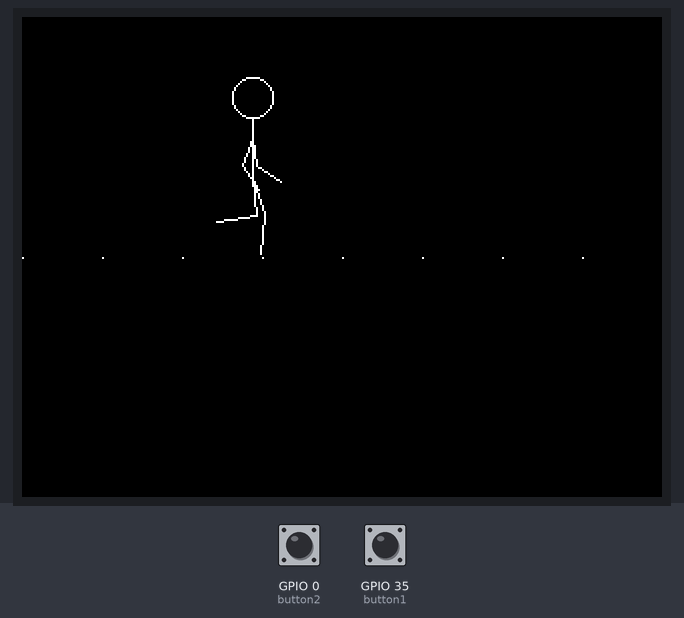
The sketch below on a simulated ESP32. Shown: 320×240 colour display. The inputs (shaded band) are chosen by the test bench; at power-on: GPIO 0 (button2) HIGH, GPIO 35 (button1) HIGH.

Above: at 1.46 s.
1.5 s: GPIO 0 (button2) pulled LOW for 0.15 s
At 1.58 s:
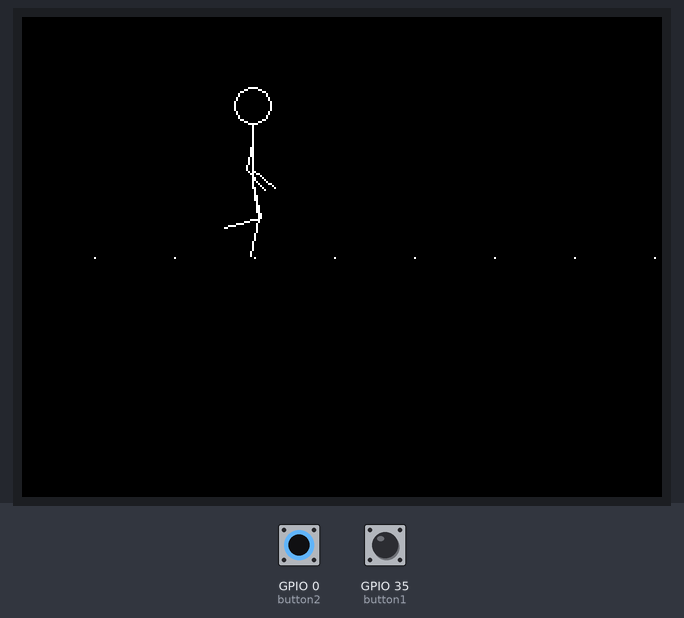
3.4 s: GPIO 35 (button1) pulled LOW for 0.15 s
At 3.5 s:
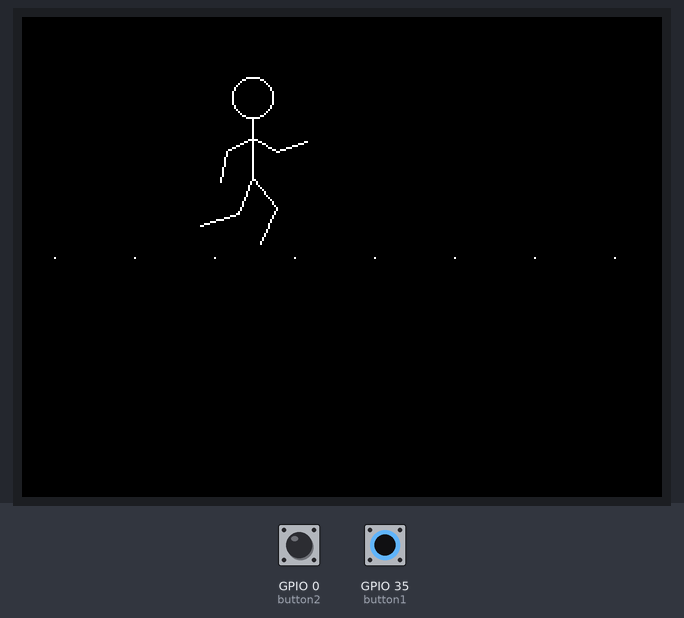
5.0 s: GPIO 0 (button2) pulled LOW for 1 s
At 5.03 s:
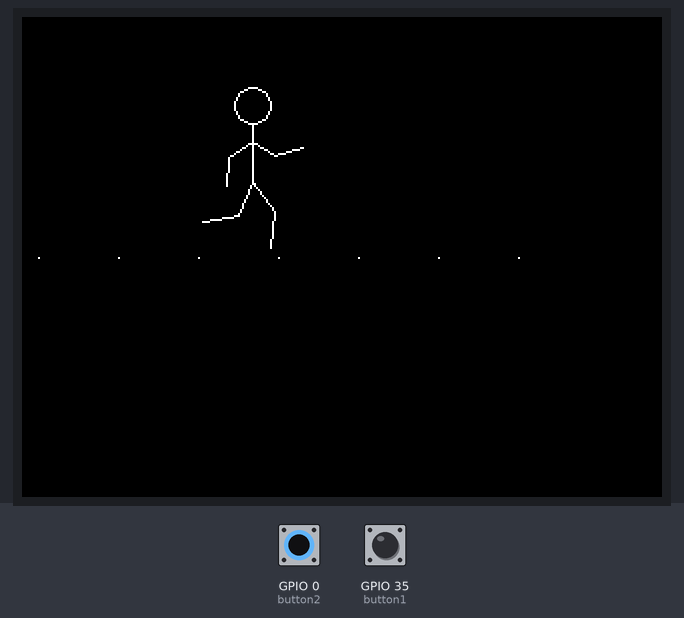
7.5 s: GPIO 35 (button1) pulled LOW for 1 s
At 7.7 s:
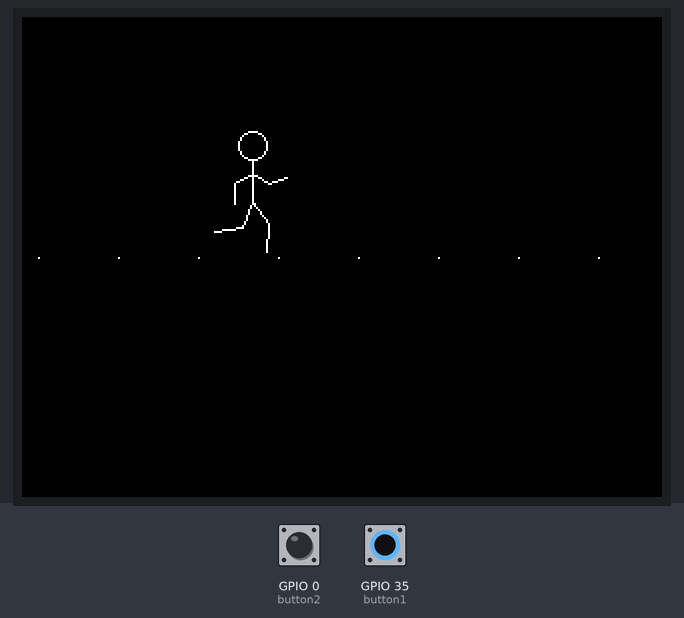

The sketch:

stickman.ino
```cpp
// missile command game

#include <TFT_eSPI.h> // Hardware-specific library
#include <SPI.h>

TFT_eSPI tft = TFT_eSPI();       // Invoke custom library

#define BLACK 0x0000
#define BLUE 0x001F
#define RED 0xF800
#define MAGENTA 0xF81F
#define GREEN 0x07E0
#define CYAN 0x07FF
#define YELLOW 0xFFE0
#define WHITE 0xFFFF

int color;

int button1 = 35;
int button2 = 0;

#define SCREENHEIGHT 120
#define SCREENWIDTH 230

typedef struct Vec2 {
  float x;
  float y;
} vec2;

Vec2 vecadd( vec2 p1, Vec2 p2) {
  Vec2 result;
  result.x = p1.x + p2.x;
  result.y = p1.y + p2.y;
  return result;
}

int speed;
int size  = 20;
float dustx,count;

Vec2 center,neck,hip;

struct bone { Vec2 joint1; Vec2 joint2; };
std::vector<bone> bones;

float deg2rad( float deg){ return ( (deg / 180.0f) * 3.142); }

void add_leg(int side) {
float angle;
Vec2 knee,ankle;

    angle = sin(count + side) * 30;
    angle = deg2rad(angle +170);

    knee = {sin (angle) * size, -cos (angle) * size};
    knee = vecadd(knee,hip);

    bones.push_back( {hip,knee} );

    angle = sin (count + side - 0.873f) * 45;
    angle = deg2rad(angle + 225);

    ankle = {sin (angle) * size  , -cos (angle) * size};
    ankle = vecadd(ankle,knee);

    bones.push_back ( {knee,ankle} );
}

void add_arm(int side) {
float angle;
Vec2 shoulder,elbow,wrist;
int armsize  = size  * 0.75;
    shoulder.y = neck.y + size/2;

    bones.push_back ( {shoulder,neck} );

    angle = deg2rad(sin(count + side) * 60);

    elbow = {sin (angle) * armsize, cos (angle) * armsize};
    elbow = vecadd(elbow,shoulder);
    bones.push_back ( {shoulder,elbow} );

    angle = sin(count + side) * 60;
    angle = deg2rad(angle + 50);

    wrist = {sin (angle) * armsize, cos (angle) * armsize};
    wrist = vecadd(wrist,elbow);
    bones.push_back ( {elbow,wrist} );
}

void add_torso(void) {

    neck = {0,-size*1.5};
    neck = vecadd( neck,hip);
    bones.push_back ( {hip,neck} );
}

void draw_head(Vec2 pos) {
    Vec2 head;
    head = vecadd(pos, neck);
    head.y -= size  /2;
    tft.drawCircle(head.x, head.y, size  / 2, color);
}

void drawground ( void) {
    for(int dust=0; dust < SCREENWIDTH + 200; dust += 40)
      tft.drawPixel (dustx + dust,SCREENHEIGHT,color);
}

void draw_stickman( Vec2 pos) {
  float left  = 0;
  float right = 3.142;

    bones.clear();

    add_leg(left);
    add_leg(right);

    add_torso();

    add_arm(left);
    add_arm(right);

    for (auto bone:bones) {
      Vec2 line = vecadd(bone.joint1, pos);
      Vec2 line2 = vecadd(bone.joint2, pos);
      tft.drawLine(line.x, line.y, line2.x, line2.y, color);
    }
    draw_head(pos);
}
void read_buttons( void ) {
  if (digitalRead(button1) == LOW) size++;
  if (digitalRead(button2) == LOW) size--;
}
void setup()
{
  // Setup the LCD
  tft.init();
  tft.setRotation(1);
  tft.fillScreen(BLACK);

  pinMode(button1, INPUT);
  center = { SCREENWIDTH /2, SCREENHEIGHT /2 };
}

void loop()
{
    tft.fillScreen(TFT_BLACK);
    count += 0.3;
    color = WHITE;

    read_buttons();

    // draw moving dust on ground
    dustx -= 4;
    if (dustx < -160) dustx = 0;
    drawground();

    // draw stickman
    Vec2 pos = center;
    pos.y = SCREENHEIGHT - size * 2;
    draw_stickman(pos);

    delay(50);
}
```
